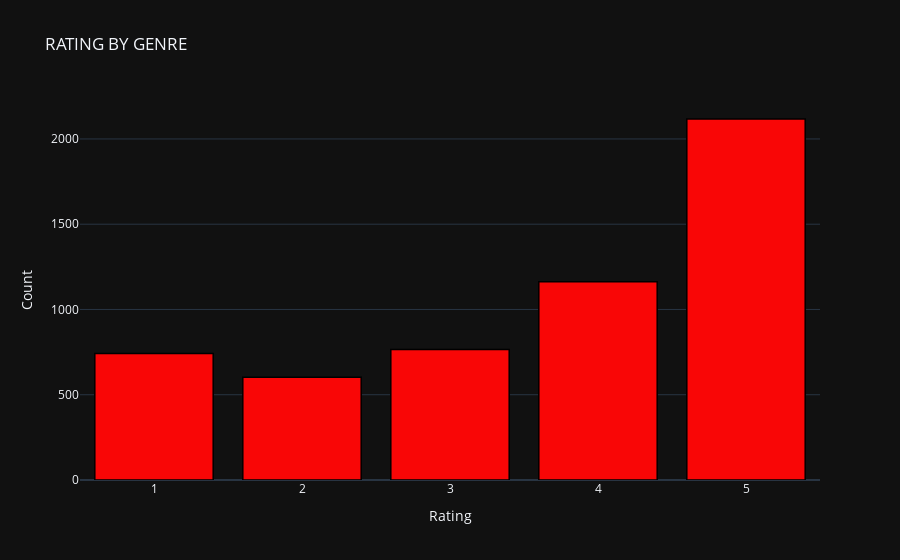

Here is the notebook cell this chart was saved with:
### Code cell
from pyspark.sql.functions import col
# Split the categories column into Fiction and Non-Fiction
genre_counts = books_final.withColumn("Fiction", when(col("categories") == "Fiction", 1).otherwise(0)) \
    .withColumn("Non-Fiction", when(col("categories") != "Fiction", 1).otherwise(0)) \
    .groupBy().sum("Fiction", "Non-Fiction") \
    .withColumnRenamed("sum(Fiction)", "Fiction") \
    .withColumnRenamed("sum(Non-Fiction)", "Non-Fiction")

# Filter data for Fiction and Non-Fiction genres
fiction_data = books_final.filter(col("categories") == "Fiction")
non_fiction_data = books_final.filter(col("categories") == "Non Fiction")

# Count the occurrences of each user rating for Fiction and Non-Fiction genres
temp_df1 = fiction_data.groupBy("rating").count().orderBy("rating").toPandas()
temp_df2 = non_fiction_data.groupBy("rating").count().orderBy("rating").toPandas()

# Plotly imports
import plotly.graph_objs as go

# Create trace1 for Fiction
trace1 = go.Bar(
    x=temp_df1['rating'],
    y=temp_df1['count'],
    name="Fiction",
    marker=dict(color='rgb(249, 6, 6)',
                line=dict(color='rgb(0,0,0)', width=1.5))
)

# Create trace2 for Non Fiction
trace3 = go.Bar(
    x=temp_df2['rating'],
    y=temp_df2['count'],
    name="Non Fiction",
    marker=dict(color='rgb(26, 118, 255)',
                line=dict(color='rgb(0,0,0)', width=1.5))
)

# Define layout
layout = go.Layout(
    template="plotly_dark",
    title='RATING BY GENRE',
    xaxis=dict(title='Rating'),
    yaxis=dict(title='Count')
)

# Create figure and plot
fig = go.Figure(data=[trace1, trace3], layout=layout)
fig.show()

### Figure 1 — Plotly figure (JSON) as saved in the notebook; plotly's stock layout.template omitted (floating-point values rounded to 4 significant figures)
{"data": [{"marker": {"color": "rgb(249, 6, 6)", "line": {"color": "rgb(0,0,0)", "width": 1.5}}, "name": "Fiction", "type": "bar", "x": [null, 1, 2, 3, 4, 5], "y": [23, 742, 602, 765, 1162, 2117]}, {"marker": {"color": "rgb(26, 118, 255)", "line": {"color": "rgb(0,0,0)", "width": 1.5}}, "name": "Non Fiction", "type": "bar", "x": [], "y": []}], "layout": {"title": {"text": "RATING BY GENRE"}, "xaxis": {"title": {"text": "Rating"}}, "yaxis": {"title": {"text": "Count"}}}}
